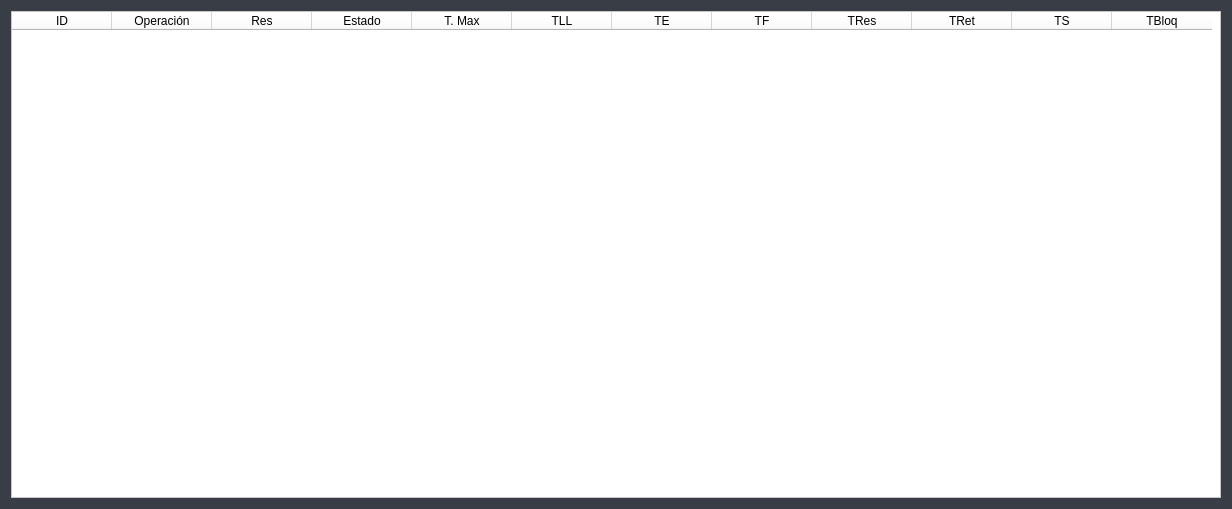
<?xml version="1.0" encoding="UTF-8"?>
<ui version="4.0">
 <class>Form</class>
 <widget class="QWidget" name="Form">
  <property name="geometry">
   <rect>
    <x>0</x>
    <y>0</y>
    <width>1232</width>
    <height>509</height>
   </rect>
  </property>
  <property name="windowTitle">
   <string>Form</string>
  </property>
  <property name="styleSheet">
   <string notr="true">background-color: rgb(57, 62, 70);
font: 11pt &quot;Arial&quot;;</string>
  </property>
  <layout class="QGridLayout" name="gridLayout">
   <item row="0" column="0">
    <widget class="QTableWidget" name="tablaBCP">
     <property name="styleSheet">
      <string notr="true">font: 11pt &quot;Arial&quot;;
background-color: rgb(255, 255, 255);</string>
     </property>
     <property name="editTriggers">
      <set>QAbstractItemView::NoEditTriggers</set>
     </property>
     <column>
      <property name="text">
       <string>ID</string>
      </property>
     </column>
     <column>
      <property name="text">
       <string>Operación</string>
      </property>
     </column>
     <column>
      <property name="text">
       <string>Res</string>
      </property>
     </column>
     <column>
      <property name="text">
       <string>Estado</string>
      </property>
     </column>
     <column>
      <property name="text">
       <string>T. Max</string>
      </property>
     </column>
     <column>
      <property name="text">
       <string>TLL</string>
      </property>
     </column>
     <column>
      <property name="text">
       <string>TE</string>
      </property>
     </column>
     <column>
      <property name="text">
       <string>TF</string>
      </property>
     </column>
     <column>
      <property name="text">
       <string>TRes</string>
      </property>
     </column>
     <column>
      <property name="text">
       <string>TRet</string>
      </property>
     </column>
     <column>
      <property name="text">
       <string>TS</string>
      </property>
     </column>
     <column>
      <property name="text">
       <string>TBloq</string>
      </property>
     </column>
    </widget>
   </item>
  </layout>
 </widget>
 <resources/>
 <connections/>
</ui>
